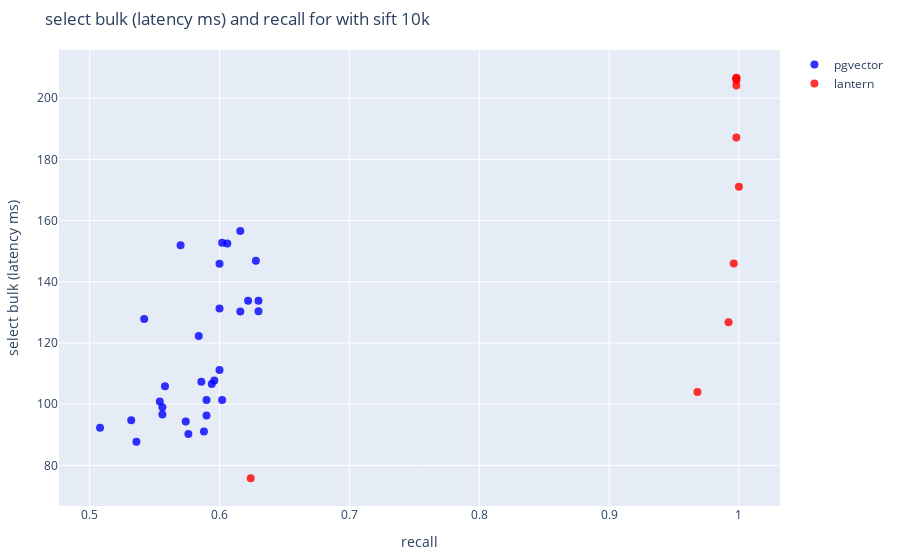
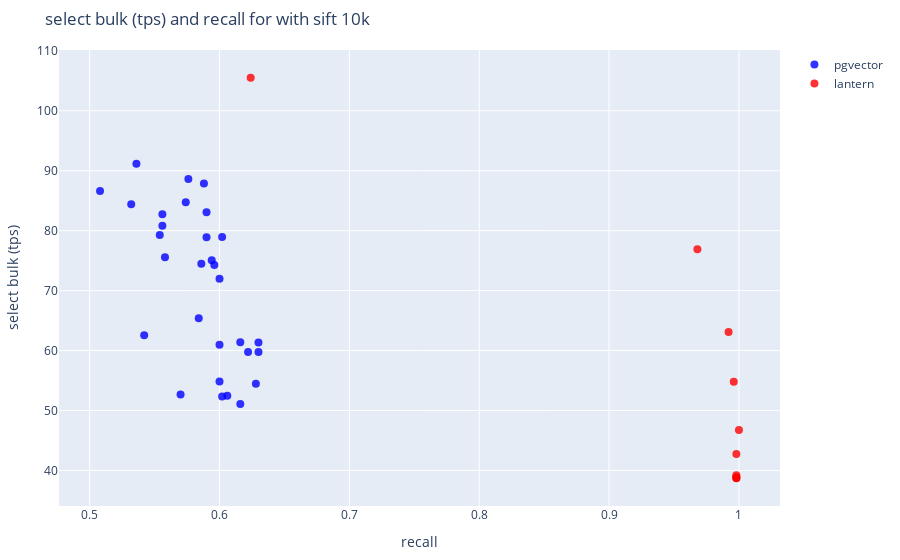

The notebook cell these images were saved under, in order:
### Markdown cell above
# Plot data

### Code cell
from select_bulk_experiment import plot_hyperparameter_search
plot_hyperparameter_search(['pgvector', 'lantern'], 'sift', '10k', yaxis='select bulk (latency ms)')
plot_hyperparameter_search(['pgvector', 'lantern'], 'sift', '10k', yaxis='select bulk (tps)')

### Figure 1 — Plotly figure (JSON) as saved in the notebook; plotly's stock layout.template omitted (floating-point values rounded to 4 significant figures)
{"data": [{"hoverinfo": "x+y+text", "hovertext": ["{\"lists\": 80, \"probes\": 16}", "{\"lists\": 60, \"probes\": 4}", "{\"lists\": 100, \"probes\": 32}", "{\"lists\": 120, \"probes\": 4}", "{\"lists\": 140, \"probes\": 16}", "{\"lists\": 120, \"probes\": 8}", "{\"lists\": 100, \"probes\": 8}", "{\"lists\": 140, \"probes\": 8}", "{\"lists\": 120, \"probes\": 2}", "{\"lists\": 140, \"probes\": 32}", "{\"lists\": 120, \"probes\": 16}", "{\"lists\": 80, \"probes\": 8}", "{\"lists\": 60, \"probes\": 2}", "{\"lists\": 60, \"probes\": 16}", "{\"lists\": 120, \"probes\": 32}", "{\"lists\": 60, \"probes\": 1}", "{\"lists\": 60, \"probes\": 8}", "{\"lists\": 60, \"probes\": 32}", "{\"lists\": 100, \"probes\": 2}", "{\"lists\": 140, \"probes\": 2}", "{\"lists\": 80, \"probes\": 32}", "{\"lists\": 140, \"probes\": 4}", "{\"lists\": 120, \"probes\": 1}", "{\"lists\": 100, \"probes\": 1}", "{\"lists\": 100, \"probes\": 4}", "{\"lists\": 140, \"probes\": 1}", "{\"lists\": 80, \"probes\": 1}", "{\"lists\": 80, \"probes\": 4}", "{\"lists\": 100, \"probes\": 16}", "{\"lists\": 80, \"probes\": 2}"], "marker": {"color": "blue", "opacity": 0.8, "size": 8}, "mode": "markers", "name": "pgvector", "type": "scatter", "x": [0.6, 0.602, 0.6, 0.602, 0.536, 0.556, 0.558, 0.588, 0.556, 0.508, 0.59, 0.63, 0.616, 0.6, 0.59, 0.57, 0.628, 0.606, 0.594, 0.532, 0.616, 0.576, 0.554, 0.586, 0.596, 0.574, 0.63, 0.622, 0.584, 0.542], "y": [131.2, 152.8, 111.2, 101.4, 87.77, 99.0, 105.9, 91.06, 96.68, 92.35, 96.28, 133.8, 156.6, 145.9, 101.4, 151.9, 146.8, 152.5, 106.6, 94.78, 130.3, 90.27, 100.9, 107.4, 107.7, 94.38, 130.4, 133.8, 122.3, 127.9]}, {"hoverinfo": "x+y+text", "hovertext": ["{\"M\": 12, \"ef_construction\": 16, \"ef\": 10}", "{\"M\": 16, \"ef_construction\": 16, \"ef\": 10}", "{\"M\": 24, \"ef_construction\": 16, \"ef\": 10}", "{\"M\": 2, \"ef_construction\": 16, \"ef\": 10}", "{\"M\": 32, \"ef_construction\": 16, \"ef\": 10}", "{\"M\": 3, \"ef_construction\": 16, \"ef\": 10}", "{\"M\": 48, \"ef_construction\": 16, \"ef\": 10}", "{\"M\": 4, \"ef_construction\": 16, \"ef\": 10}", "{\"M\": 64, \"ef_construction\": 16, \"ef\": 10}", "{\"M\": 6, \"ef_construction\": 16, \"ef\": 10}", "{\"M\": 8, \"ef_construction\": 16, \"ef\": 10}"], "marker": {"color": "red", "opacity": 0.8, "size": 8}, "mode": "markers", "name": "lantern", "type": "scatter", "x": [1, 0.998, 0.998, 0.624, 0.998, 0.912, 0.998, 0.968, 0.998, 0.992, 0.996], "y": [171.1, 187.2, 206.7, 75.83, 204.2, null, 206.5, 104.0, 205.8, 126.8, 146.0]}], "layout": {"autosize": true, "hovermode": "closest", "margin": {"b": 50, "l": 50, "r": 50, "t": 50}, "title": {"text": "select bulk (latency ms) and recall for with sift 10k"}, "xaxis": {"autorange": true, "range": [0.4787, 1.029], "title": {"text": "recall"}, "type": "linear"}, "yaxis": {"autorange": true, "range": [65.29, 217.2], "title": {"text": "select bulk (latency ms)"}, "type": "linear"}}}

### Figure 2 — Plotly figure (JSON) as saved in the notebook; plotly's stock layout.template omitted (floating-point values rounded to 4 significant figures)
{"data": [{"hoverinfo": "x+y+text", "hovertext": ["{\"lists\": 80, \"probes\": 16}", "{\"lists\": 60, \"probes\": 4}", "{\"lists\": 100, \"probes\": 32}", "{\"lists\": 120, \"probes\": 4}", "{\"lists\": 140, \"probes\": 16}", "{\"lists\": 120, \"probes\": 8}", "{\"lists\": 100, \"probes\": 8}", "{\"lists\": 140, \"probes\": 8}", "{\"lists\": 120, \"probes\": 2}", "{\"lists\": 140, \"probes\": 32}", "{\"lists\": 120, \"probes\": 16}", "{\"lists\": 80, \"probes\": 8}", "{\"lists\": 60, \"probes\": 2}", "{\"lists\": 60, \"probes\": 16}", "{\"lists\": 120, \"probes\": 32}", "{\"lists\": 60, \"probes\": 1}", "{\"lists\": 60, \"probes\": 8}", "{\"lists\": 60, \"probes\": 32}", "{\"lists\": 100, \"probes\": 2}", "{\"lists\": 140, \"probes\": 2}", "{\"lists\": 80, \"probes\": 32}", "{\"lists\": 140, \"probes\": 4}", "{\"lists\": 120, \"probes\": 1}", "{\"lists\": 100, \"probes\": 1}", "{\"lists\": 100, \"probes\": 4}", "{\"lists\": 140, \"probes\": 1}", "{\"lists\": 80, \"probes\": 1}", "{\"lists\": 80, \"probes\": 4}", "{\"lists\": 100, \"probes\": 16}", "{\"lists\": 80, \"probes\": 2}"], "marker": {"color": "blue", "opacity": 0.8, "size": 8}, "mode": "markers", "name": "pgvector", "type": "scatter", "x": [0.6, 0.602, 0.6, 0.602, 0.536, 0.556, 0.558, 0.588, 0.556, 0.508, 0.59, 0.63, 0.616, 0.6, 0.59, 0.57, 0.628, 0.606, 0.594, 0.532, 0.616, 0.576, 0.554, 0.586, 0.596, 0.574, 0.63, 0.622, 0.584, 0.542], "y": [60.95, 52.36, 71.97, 78.93, 91.15, 80.81, 75.57, 87.86, 82.75, 86.63, 83.09, 59.77, 51.09, 54.84, 78.88, 52.66, 54.48, 52.46, 75.07, 84.4, 61.38, 88.62, 79.3, 74.5, 74.26, 84.76, 61.36, 59.77, 65.41, 62.56]}, {"hoverinfo": "x+y+text", "hovertext": ["{\"M\": 12, \"ef_construction\": 16, \"ef\": 10}", "{\"M\": 16, \"ef_construction\": 16, \"ef\": 10}", "{\"M\": 24, \"ef_construction\": 16, \"ef\": 10}", "{\"M\": 2, \"ef_construction\": 16, \"ef\": 10}", "{\"M\": 32, \"ef_construction\": 16, \"ef\": 10}", "{\"M\": 3, \"ef_construction\": 16, \"ef\": 10}", "{\"M\": 48, \"ef_construction\": 16, \"ef\": 10}", "{\"M\": 4, \"ef_construction\": 16, \"ef\": 10}", "{\"M\": 64, \"ef_construction\": 16, \"ef\": 10}", "{\"M\": 6, \"ef_construction\": 16, \"ef\": 10}", "{\"M\": 8, \"ef_construction\": 16, \"ef\": 10}"], "marker": {"color": "red", "opacity": 0.8, "size": 8}, "mode": "markers", "name": "lantern", "type": "scatter", "x": [1, 0.998, 0.998, 0.624, 0.998, 0.912, 0.998, 0.968, 0.998, 0.992, 0.996], "y": [46.76, 42.74, 38.71, 105.5, 39.19, null, 38.73, 76.92, 38.87, 63.1, 54.79]}], "layout": {"autosize": true, "hovermode": "closest", "margin": {"b": 50, "l": 50, "r": 50, "t": 50}, "title": {"text": "select bulk (tps) and recall for with sift 10k"}, "xaxis": {"autorange": true, "range": [0.4787, 1.029], "title": {"text": "recall"}, "type": "linear"}, "yaxis": {"autorange": true, "range": [33.33, 110.9], "title": {"text": "select bulk (tps)"}, "type": "linear"}}}
